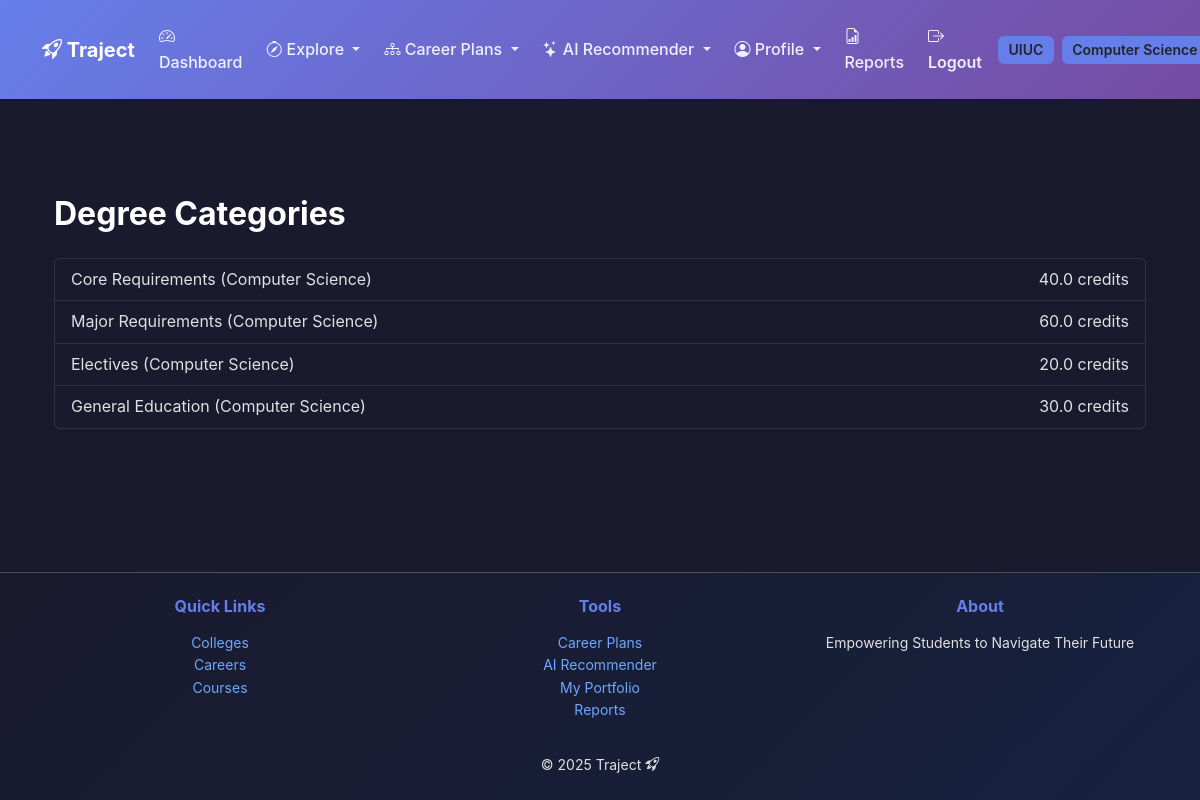
Screenshot of /catalog/categories/ (signed in) with the database file from the repository.
### accounts/models.py (models this page shows, shortened)
class UserProfile(models.Model):
    ACADEMIC_YEARS = [
        ('FR', 'Freshman'),
        ('SO', 'Sophomore'),
        ('JR', 'Junior'),
        ('SR', 'Senior'),
        ('GR', 'Graduate'),
    ]
    user = models.OneToOneField(
        User, on_delete=models.CASCADE, related_name='profile'
    )
    college = models.ForeignKey(
        "colleges.College",
        on_delete=models.SET_NULL,
        null=True, blank=True,
        related_name='students'
    )
    major = models.ForeignKey(
        "colleges.Major",
        on_delete=models.SET_NULL,
        null=True, blank=True,
        related_name='major_students'
    )
    minors = models.ManyToManyField(
        "colleges.Major",
        blank=True,
        related_name='minor_students',
        help_text="Optional secondary areas of study."
    )
    gpa = models.DecimalField(
        max_digits=4,
        decimal_places=2,
        validators=[MinValueValidator(0.0), MaxValueValidator(4.0)],
        null=True, blank=True,
        help_text="GPA on a 4.0 scale."
    )
    academic_year = models.CharField(
        max_length=2,
        choices=ACADEMIC_YEARS,
        default='FR'
    )
    personal_interests = models.TextField(blank=True)
    career_goals = models.TextField(blank=True)
    clubs_interest = models.TextField(blank=True)
    clubs_user_is_a_part_of = models.TextField(blank=True)
    skills = models.TextField(blank=True)
    work_experience = models.TextField(blank=True)
    preferred_industries = models.TextField(blank=True)
    preferred_locations = models.TextField(blank=True)
    preferred_positions = models.TextField(blank=True)
    preferred_company = models.TextField(blank=True)
    created_at = models.DateTimeField(auto_now_add=True)
    class Meta:
        ordering = ['user__username']
        verbose_name = "User Profile"
        verbose_name_plural = "User Profiles"

### colleges/models.py (models this page shows, shortened)
class College(models.Model):
    college_name = models.CharField(max_length=300)  # Full college name
    city = models.CharField(max_length=100)
    state = models.CharField(max_length=100)
    abbreviation = models.CharField(max_length=50, unique=True)  # e.g. UIUC
    logo_url = models.URLField(blank=True, null=True)
    class Meta:
        ordering = ["college_name"]

class Major(models.Model):
    college = models.ForeignKey(
        College, on_delete=models.CASCADE, related_name="majors"
    )
    name = models.CharField(max_length=120)
    code = models.CharField(max_length=20, blank=True)  # e.g., CS, ECE, etc.
    class Meta:
        unique_together = ("college", "name")  # Prevent duplicates within same college
        ordering = ["college__abbreviation", "name"]

### catalog/models.py (models this page shows, shortened)
class DegreeCategory(models.Model):
    name = models.CharField(max_length=100)
    min_credits = models.DecimalField(max_digits=4, decimal_places=1, null=True, blank=True)
    major = models.ForeignKey(
        "colleges.Major",
        on_delete=models.CASCADE,
        related_name="categories"
    )

### catalog/views.py (the view)
# urls.py: path("categories/", views.category_list_view, name="categories"),
@login_required
def category_list_view(request):
    categories = DegreeCategory.objects.all().select_related("major")
    return render(request, "catalog/category_list.html", {"categories": categories})

### templates/catalog/category_list.html (shortened to what this page needs)
{% extends "accounts/base.html" %}
{% block content %}
<div class="container mt-5">
 <h2 class="fw-bold mb-4">Degree Categories</h2>
 {% if categories %}
 <ul class="list-group">
 {% for c in categories %}
 <li class="list-group-item d-flex justify-content-between">
 <span>{{ c.name }} ({{ c.major.name }})</span>
 {% if c.min_credits %}<span>{{ c.min_credits }} credits</span>{% endif %}
 </li>
 {% endfor %}
 </ul>
 {% else %}
 <p class="text-muted">No degree categories found.</p>
 {% endif %}
</div>
{% endblock %}

### templates/accounts/base.html (shortened to what this page needs)
{% load static %}
<!DOCTYPE html>
<html lang="en" data-bs-theme="dark">
 <head>
 <link
 href="https://cdn.jsdelivr.net/npm/bootstrap@5.3.3/dist/css/bootstrap.min.css"
 rel="stylesheet"
 >
 <link
 rel="stylesheet"
 href="https://cdn.jsdelivr.net/npm/bootstrap-icons@1.11.3/font/bootstrap-icons.min.css"
 >
 <link rel="stylesheet" href="{% static 'css/traject.css' %}">
 </head>
 <body class="traject-bg d-flex flex-column min-vh-100">
 <nav class="navbar navbar-expand-lg traject-navbar py-3">
 <div class="container">
 <a class="navbar-brand fw-bold text-white" href="/">
 <i class="bi bi-rocket-takeoff"></i> Traject
 </a>
 <div class="collapse navbar-collapse" id="navbarNav">
 <ul class="navbar-nav ms-auto align-items-center gap-2">
 {% if user.is_authenticated %}
 <li class="nav-item">
 <a class="nav-link" href="{% url 'accounts:dashboard' %}">
 <i class="bi bi-speedometer2"></i> Dashboard
 </a>
 </li>
 <li class="nav-item dropdown">
 <a class="nav-link dropdown-toggle" href="#" role="button" data-bs-toggle="dropdown">
 <i class="bi bi-compass"></i> Explore
 </a>
 </li>
 <li class="nav-item dropdown">
 <a class="nav-link dropdown-toggle" href="#" role="button" data-bs-toggle="dropdown">
 <i class="bi bi-diagram-3"></i> Career Plans
 </a>
 </li>
 <li class="nav-item dropdown">
 <a class="nav-link dropdown-toggle" href="#" role="button" data-bs-toggle="dropdown">
 <i class="bi bi-stars"></i> AI Recommender
 </a>
 </li>
 <li class="nav-item dropdown">
 <a class="nav-link dropdown-toggle" href="#" role="button" data-bs-toggle="dropdown">
 <i class="bi bi-person-circle"></i> Profile
 </a>
 </li>
 <li class="nav-item">
 <a class="nav-link" href="{% url 'accounts:reports' %}">
 <i class="bi bi-file-earmark-bar-graph"></i> Reports
 </a>
 </li>
 <li class="nav-item">
 <a class="nav-link fw-semibold text-accent-dark" href="{% url 'accounts:logout' %}">
 <i class="bi bi-box-arrow-right"></i> Logout
 </a>
 </li>
 {% if user.profile.college %}
 <li class="nav-item">
 <span class="badge bg-accent text-dark" data-bs-toggle="tooltip" title="Your College">
 {{ user.profile.college.abbreviation }}
 </span>
 </li>
 {% endif %}
 {% if user.profile.major %}
 <li class="nav-item">
 <span class="badge bg-accent text-dark" data-bs-toggle="tooltip" title="Your Major">
 {{ user.profile.major.name }}
 </span>
 </li>
 {% endif %}
 {% else %}
 <li class="nav-item"><a class="nav-link" href="{% url 'accounts:login' %}">Login</a></li>
 <li class="nav-item">
 <a class="btn btn-accent btn-sm" href="{% url 'accounts:signup' %}">Sign Up</a>
 </li>
 {% endif %}
 </ul>
 </div>
 </div>
 </nav>
 <main class="flex-grow-1 py-5">
 <div class="container">
 {% block content %}{% endblock %}
 </div>
 </main>
 <footer class="footer text-center py-4 border-top">
 <div class="container">
 <div class="row mb-3">
 <div class="col-md-4 mb-3 mb-md-0">
 <h6 class="text-accent fw-bold">Quick Links</h6>
 <ul class="list-unstyled small">
 <li><a href="{% url 'colleges:list' %}" class="text-decoration-none">Colleges</a></li>
 <li><a href="{% url 'careers:list' %}" class="text-decoration-none">Careers</a></li>
 <li><a href="{% url 'catalog:courses' %}" class="text-decoration-none">Courses</a></li>
 </ul>
 </div>
 <div class="col-md-4 mb-3 mb-md-0">
 <h6 class="text-accent fw-bold">Tools</h6>
 <ul class="list-unstyled small">
 {% if user.is_authenticated %}
 <li><a href="{% url 'accounts:career_plans_list' %}" class="text-decoration-none">Career Plans</a></li>
 <li><a href="{% url 'recommender:dashboard' %}" class="text-decoration-none">AI Recommender</a></li>
 <li><a href="{% url 'accounts:portfolio_checklist' %}" class="text-decoration-none">My Portfolio</a></li>
 <li><a href="{% url 'accounts:reports' %}" class="text-decoration-none">Reports</a></li>
 {% else %}
 <li><a href="{% url 'accounts:login' %}" class="text-decoration-none">Login</a></li>
 <li><a href="{% url 'accounts:signup' %}" class="text-decoration-none">Sign Up</a></li>
 {% endif %}
 </ul>
 </div>
 <div class="col-md-4">
 <h6 class="text-accent fw-bold">About</h6>
 <p class="small mb-0">Empowering Students to Navigate Their Future</p>
 </div>
 </div>
 <p class="mb-0 small">&copy; {% now "Y" %} Traject <i class="bi bi-rocket-takeoff"></i></p>
 </div>
 </footer>
 </body>
</html>

### static/css/traject.css (style rules this page uses)
:root { --traject-primary: #667eea; --traject-secondary: #764ba2; --traject-accent: #667eea; --traject-dark: #1a1a2e; --traject-light: #f8f9fa; --traject-text: #e0e0e0; --traject-text-muted: #a0a0a0; }
body { font-family: -apple-system, BlinkMacSystemFont, 'Segoe UI', Roboto, 'Helvetica Neue', Arial, sans-serif; font-size: 1rem; line-height: 1.6; color: var(--traject-text); }
h1, h2, h3, h4, h5, h6, .display-1, .display-2, .display-3, .display-4, .display-5, .display-6 { font-weight: 700; line-height: 1.2; color: #ffffff; margin-bottom: 1rem; }
.text-white { color: #ffffff !important; }
[data-bs-theme="dark"] { --bs-body-bg: #1a1a2e; --bs-body-color: #e0e0e0; }
.traject-bg { background-color: var(--traject-dark); }
.traject-navbar { background: linear-gradient(135deg, var(--traject-primary) 0%, var(--traject-secondary) 100%); box-shadow: 0 2px 4px rgba(0,0,0,.1); }
.traject-navbar .nav-link { color: rgba(255, 255, 255, 0.9) !important; font-weight: 500; }
.text-accent { color: var(--traject-accent) !important; }
.text-accent-dark { color: #8b9cf7 !important; }
.bg-accent { background-color: var(--traject-accent) !important; }
.badge { padding: 0.5em 0.75em; font-weight: 600; font-size: 0.875rem; }
.list-group-item { background-color: rgba(26, 26, 46, 0.5); border-color: rgba(255, 255, 255, 0.1); color: var(--traject-text); }
.footer { background: linear-gradient(135deg, #1a1a2e 0%, #16213e 100%); border-top: 2px solid var(--traject-primary); }
html { scroll-behavior: smooth; }

### rows the page displays
DegreeCategory: name "Core Requirements", major.name "Computer Science", min_credits "40.0"
DegreeCategory: name "Major Requirements", major.name "Computer Science", min_credits "60.0"
DegreeCategory: name "Electives", major.name "Computer Science", min_credits "20.0"
DegreeCategory: name "General Education", major.name "Computer Science", min_credits "30.0"

### other values shown
{{ user.profile.college.abbreviation }} "UIUC"
{{ user.profile.major.name }} "Computer Science"
